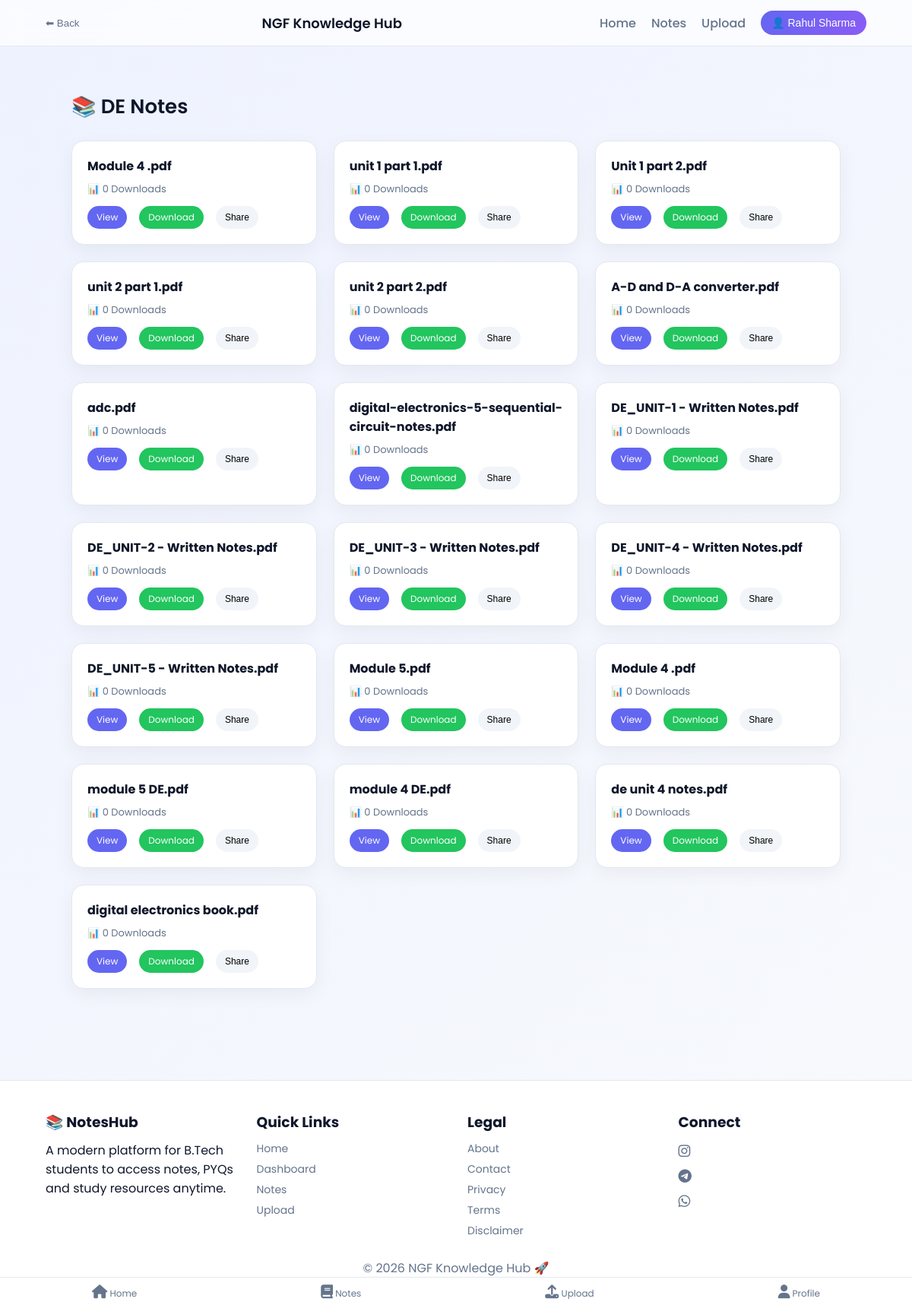
/notes/DE/3 (signed in), run on the app's committed database.
### tables this page shows
CREATE TABLE notes(
        id INTEGER PRIMARY KEY AUTOINCREMENT,
        title TEXT NOT NULL,
        filename TEXT NOT NULL,
        subject TEXT NOT NULL,
        semester INTEGER NOT NULL,
        uploaded_by TEXT NOT NULL,
        status TEXT NOT NULL DEFAULT 'pending',
        downloads INTEGER DEFAULT 0,
        created_at TIMESTAMP DEFAULT CURRENT_TIMESTAMP
    , share_id TEXT, unit TEXT, teacher TEXT);

### app.py (the view)
@app.route("/notes/<subject>/<int:sem>")
def notes(subject, sem):
    conn = get_db_connection()
    cur = conn.cursor()
    cur.execute("""
        SELECT * FROM notes
        WHERE subject=? AND semester=? AND status='approved'
    """, (subject, sem))
    notes = cur.fetchall()
    conn.close()
    return render_template("notes.html", notes=notes, subject=subject)

### app.py (called while the page is built)
def get_db_connection():
    conn = sqlite3.connect(Config.DATABASE)
    conn.row_factory = sqlite3.Row
    return conn

### templates/notes.html (shortened to what this page needs)
{% extends "base.html" %}
{% block content %}
<section class="notes-page">
  <div class="notes-header">
    <h2>📚 {{ subject }} Notes</h2>
  </div>
  {% if notes %}
  <div class="notes-grid">
    {% for n in notes %}
    <div class="note-card">
      <h4>{{ n['title'] or 'Untitled' }}</h4>
      <p>📊 {{ n['downloads'] or 0 }} Downloads</p>
      <div class="note-actions">
        <a href="/view/{{ n['filename'] }}">View</a>
        <a href="/download/{{ n['filename'] }}">Download</a>
        <button onclick="shareNote(
          '{{ n['share_id'] }}',
          '{{ n['subject'] }}',
          '{{ n['semester'] }}',
          '{{ n['unit'] or "N/A" }}'
        )">Share</button>
      </div>
    </div>
    {% endfor %}
  </div>
  {% else %}
  <div class="empty-state">
    🚧 Notes Coming Soon
  </div>
  {% endif %}
</section>
{% endblock %}

### templates/base.html (shortened to what this page needs)
<!DOCTYPE html>
<html lang="en">
<head>
<link rel="stylesheet" href="{{ url_for('static', filename='css/style.css') }}">
<link rel="stylesheet" href="https://cdnjs.cloudflare.com/ajax/libs/font-awesome/6.5.0/css/all.min.css">
</head>
<body>
<nav class="navbar">
  <div class="nav-container">
    <button onclick="goBack()" class="back-btn">⬅ Back</button>
    <a href="/" class="logo">NGF Knowledge Hub</a>
    <ul class="nav-links">
      <li><a href="/">Home</a></li>
      <li><a href="/btech">Notes</a></li>
      <li><a href="/upload">Upload</a></li>
      {% if session.get('user') %}
        <li class="profile-menu">
          <button onclick="toggleMenu()" class="profile-btn">
            👤 {{ session['user'] }}
          </button>
        </li>
      {% else %}
        <li><a href="/login">Login</a></li>
      {% endif %}
    </ul>
  </div>
</nav>
<main class="container">
  {% block content %}{% endblock %}
</main>
<footer class="footer">
  <div class="footer-container">
    <div>
      <h3>📚 NotesHub</h3>
      <p class="muted">
        A modern platform for B.Tech students to access notes, PYQs and study resources anytime.
      </p>
    </div>
    <div>
      <h3>Quick Links</h3>
      <a href="/">Home</a>
      <a href="/dashboard">Dashboard</a>
      <a href="/btech">Notes</a>
      <a href="/upload">Upload</a>
    </div>
    <div>
      <h3>Legal</h3>
      <a href="/about">About</a>
      <a href="/contact">Contact</a>
      <a href="/privacy">Privacy</a>
      <a href="/terms">Terms</a>
      <a href="/disclaimer">Disclaimer</a>
    </div>
    <div>
      <h3>Connect</h3>
      <div class="social-icons">
        <a href="https://instagram.com/ngf_knowledge_hub" target="_blank">
          <i class="fab fa-instagram"></i>
        </a>
        <a href="https://t.me/btechnotesonline" target="_blank">
          <i class="fab fa-telegram"></i>
        </a>
        <a href="https://chat.whatsapp.com/LeLjTBzZ5en7EJ3LTjPiV6?mode=gi_t" target="_blank">
          <i class="fab fa-whatsapp"></i>
        </a>
      </div>
    </div>
  </div>
  <div class="footer-bottom">
    © 2026 NGF Knowledge Hub 🚀
  </div>
</footer>
<div class="mobile-nav">
  <a href="/" class="nav-item">
    <i class="fas fa-home"></i>
    <span>Home</span>
  </a>
  <a href="/btech" class="nav-item">
    <i class="fas fa-book"></i>
    <span>Notes</span>
  </a>
  <a href="/upload" class="nav-item">
    <i class="fas fa-upload"></i>
    <span>Upload</span>
  </a>
  {% if session.get('user') %}
    <a href="/profile" class="nav-item">
      <i class="fas fa-user"></i>
      <span>Profile</span>
    </a>
  {% else %}
    <a href="/login" class="nav-item">
      <i class="fas fa-user"></i>
      <span>Login</span>
    </a>
  {% endif %}
</div>
</body>
</html>

### static/css/style.css (style rules this page uses)
:root { --primary: #6366f1; --secondary: #8b5cf6; --accent: #06b6d4; --bg: #f8fafc; --card: #ffffff; --text: #0f172a; --muted: #64748b; --border: #e2e8f0; --radius: 12px; --shadow: 0 8px 30px rgba(0,0,0,0.08); --transition: all 0.25s ease; }
* { margin: 0; padding: 0; box-sizing: border-box; }
body { font-family: 'Poppins', sans-serif; background: var(--bg); color: var(--text); }
.navbar { position: sticky; top: 0; z-index: 1000; background: rgba(255,255,255,0.7); backdrop-filter: blur(12px); border-bottom: 1px solid var(--border); }
.nav-container { display: flex; align-items: center; justify-content: space-between; padding: 14px 5%; }
.logo { font-weight: 600; font-size: 18px; color: var(--text); text-decoration: none; }
.nav-links { display: flex; list-style: none; align-items: center; }
.nav-links li { margin-left: 20px; }
.nav-links a { text-decoration: none; color: var(--muted); font-weight: 500; transition: var(--transition); }
.back-btn { background: none; border: none; color: var(--muted); cursor: pointer; }
.profile-btn { background: linear-gradient(135deg, var(--primary), var(--secondary)); border: none; padding: 8px 14px; border-radius: 50px; color: #fff; cursor: pointer; font-size: 14px; transition: var(--transition); }
.profile-menu { position: relative; }
.container { width: 92%; max-width: 1100px; margin: auto; padding: 30px 0; }
.footer { margin-top: 60px; padding: 40px 5%; background: #ffffff; border-top: 1px solid var(--border); }
.footer-container { display: grid; grid-template-columns: repeat(auto-fit, minmax(200px, 1fr)); gap: 30px; }
.footer h3 { margin-bottom: 10px; }
.footer a { display: block; text-decoration: none; color: var(--muted); margin: 6px 0; font-size: 14px; }
.footer-bottom { text-align: center; margin-top: 20px; color: var(--muted); }
.social-icons a { margin-right: 10px; font-size: 18px; color: var(--muted); transition: var(--transition); }
.mobile-nav { position: fixed; bottom: 0; width: 100%; background: #ffffff; border-top: 1px solid var(--border); display: flex; justify-content: space-around; padding: 10px 0; }
.nav-item { text-align: center; color: var(--muted); text-decoration: none; font-size: 12px; }
.nav-item i { font-size: 18px; }
.note-card { background: #fff; border-radius: 14px; padding: 20px; border: 1px solid #e2e8f0; box-shadow: 0 6px 20px rgba(0,0,0,0.05); transition: 0.3s; }
.note-card p { font-size: 13px; color: #64748b; }
.note-actions { margin-top: 10px; }
.note-actions a { margin-right: 8px; font-size: 13px; text-decoration: none; color: #6366f1; }
.notes-page { width: 92%; max-width: 1100px; margin: auto; padding: 30px 0; }
.notes-header { margin-bottom: 25px; }
.notes-header h2 { font-size: 26px; font-weight: 600; }
.notes-grid { display: grid; grid-template-columns: repeat(auto-fit, minmax(240px, 1fr)); gap: 22px; }
.note-card { position: relative; background: #ffffff; padding: 20px; border-radius: 16px; border: 1px solid #e2e8f0; box-shadow: 0 8px 25px rgba(0,0,0,0.05); overflow: hidden; transition: all 0.3s ease; }
.note-card::before { content: ""; position: absolute; inset: 0; background: linear-gradient(135deg, #6366f1, #06b6d4); opacity: 0; transition: 0.3s; z-index: 0; }
.note-card * { position: relative; z-index: 1; }
.note-card h4 { margin-bottom: 8px; font-size: 16px; }
.note-actions { margin-top: 12px; display: flex; gap: 8px; flex-wrap: wrap; }
.note-actions a, .note-actions button { padding: 6px 12px; border-radius: 20px; font-size: 12px; border: none; cursor: pointer; text-decoration: none; transition: 0.25s ease; }
.note-actions a:first-child { background: #6366f1; color: white; }
.note-actions a:nth-child(2) { background: #22c55e; color: white; }
.note-actions button { background: #f1f5f9; }
.note-card { animation: fadeUp 0.5s ease; }
body { background: linear-gradient(135deg, #eef2ff, #f8fafc); }

### data on the page
notes: user "Rahul Sharma", title "Module 4 .pdf", downloads "0"
notes: title "unit 1 part 1.pdf", downloads "0"
notes: title "Unit 1 part 2.pdf", downloads "0"
notes: title "unit 2 part 1.pdf", downloads "0"
notes: title "unit 2 part 2.pdf", downloads "0"
notes: title "A-D and D-A converter.pdf", downloads "0"
notes: title "adc.pdf", downloads "0"
notes: title "digital-electronics-5-sequential-circuit-notes.pdf", downloads "0"
notes: title "DE_UNIT-1 - Written Notes.pdf", downloads "0"
notes: title "DE_UNIT-2 - Written Notes.pdf", downloads "0"
notes: title "DE_UNIT-3 - Written Notes.pdf", downloads "0"
notes: title "DE_UNIT-4 - Written Notes.pdf", downloads "0"
notes: title "DE_UNIT-5 - Written Notes.pdf", downloads "0"
notes: title "Module 5.pdf", downloads "0"
notes: title "Module 4 .pdf", downloads "0"
notes: title "module 5 DE.pdf", downloads "0"
notes: title "module 4 DE.pdf", downloads "0"
notes: title "de unit 4 notes.pdf", downloads "0"
notes: title "digital electronics book.pdf", downloads "0"

### other printed values
{{ subject }} "DE"
